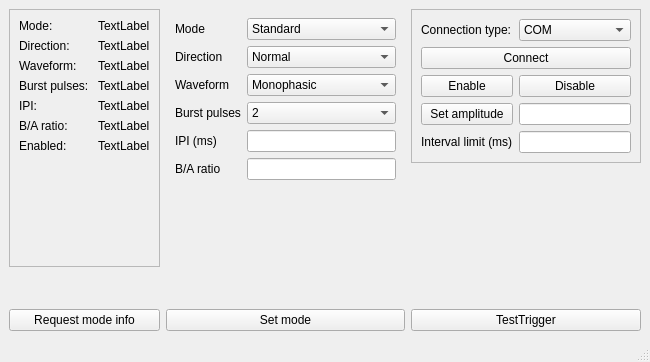
<?xml version="1.0" encoding="UTF-8"?>
<ui version="4.0">
 <class>TMSwindow</class>
 <widget class="QMainWindow" name="TMSwindow">
  <property name="geometry">
   <rect>
    <x>0</x>
    <y>0</y>
    <width>650</width>
    <height>362</height>
   </rect>
  </property>
  <property name="windowTitle">
   <string>MainWindow</string>
  </property>
  <widget class="QWidget" name="centralwidget">
   <layout class="QGridLayout" name="gridLayout_2">
    <item row="2" column="1">
     <widget class="QPushButton" name="SetMode">
      <property name="text">
       <string>Set mode</string>
      </property>
     </widget>
    </item>
    <item row="2" column="2">
     <widget class="QPushButton" name="testTrigger">
      <property name="text">
       <string>TestTrigger</string>
      </property>
     </widget>
    </item>
    <item row="0" column="0">
     <widget class="QFrame" name="frame_2">
      <property name="frameShape">
       <enum>QFrame::StyledPanel</enum>
      </property>
      <property name="frameShadow">
       <enum>QFrame::Raised</enum>
      </property>
      <layout class="QFormLayout" name="formLayout">
       <item row="0" column="0">
        <widget class="QLabel" name="label_2">
         <property name="text">
          <string>Mode:</string>
         </property>
        </widget>
       </item>
       <item row="0" column="1">
        <widget class="QLabel" name="ModeLabel">
         <property name="text">
          <string>TextLabel</string>
         </property>
        </widget>
       </item>
       <item row="1" column="0">
        <widget class="QLabel" name="label_13">
         <property name="text">
          <string>Direction:</string>
         </property>
        </widget>
       </item>
       <item row="1" column="1">
        <widget class="QLabel" name="DirectionLabel">
         <property name="text">
          <string>TextLabel</string>
         </property>
        </widget>
       </item>
       <item row="2" column="0">
        <widget class="QLabel" name="label_8">
         <property name="text">
          <string>Waveform:</string>
         </property>
        </widget>
       </item>
       <item row="2" column="1">
        <widget class="QLabel" name="WaveformLabel">
         <property name="text">
          <string>TextLabel</string>
         </property>
        </widget>
       </item>
       <item row="3" column="0">
        <widget class="QLabel" name="label_7">
         <property name="text">
          <string>Burst pulses: </string>
         </property>
        </widget>
       </item>
       <item row="3" column="1">
        <widget class="QLabel" name="BurstPulsesLabel">
         <property name="text">
          <string>TextLabel</string>
         </property>
        </widget>
       </item>
       <item row="4" column="0">
        <widget class="QLabel" name="label_6">
         <property name="text">
          <string>IPI:</string>
         </property>
        </widget>
       </item>
       <item row="4" column="1">
        <widget class="QLabel" name="IPILabel">
         <property name="text">
          <string>TextLabel</string>
         </property>
        </widget>
       </item>
       <item row="6" column="0">
        <widget class="QLabel" name="label_3">
         <property name="text">
          <string>Enabled:</string>
         </property>
        </widget>
       </item>
       <item row="6" column="1">
        <widget class="QLabel" name="EnabledLabel">
         <property name="text">
          <string>TextLabel</string>
         </property>
        </widget>
       </item>
       <item row="5" column="0">
        <widget class="QLabel" name="label_4">
         <property name="text">
          <string>B/A ratio:</string>
         </property>
        </widget>
       </item>
       <item row="5" column="1">
        <widget class="QLabel" name="BAratioLabel">
         <property name="text">
          <string>TextLabel</string>
         </property>
        </widget>
       </item>
      </layout>
     </widget>
    </item>
    <item row="2" column="0">
     <widget class="QPushButton" name="RequestInfo">
      <property name="text">
       <string>Request mode info</string>
      </property>
     </widget>
    </item>
    <item row="0" column="1" alignment="Qt::AlignTop">
     <widget class="QFrame" name="formFrame">
      <layout class="QFormLayout" name="formLayout_2">
       <item row="0" column="0">
        <widget class="QLabel" name="label_16">
         <property name="text">
          <string>Mode</string>
         </property>
        </widget>
       </item>
       <item row="0" column="1">
        <widget class="QComboBox" name="comboBoxMode">
         <item>
          <property name="text">
           <string>Standard</string>
          </property>
         </item>
         <item>
          <property name="text">
           <string>Power</string>
          </property>
         </item>
         <item>
          <property name="text">
           <string>Twin</string>
          </property>
         </item>
         <item>
          <property name="text">
           <string>Dual</string>
          </property>
         </item>
        </widget>
       </item>
       <item row="1" column="0">
        <widget class="QLabel" name="label_17">
         <property name="text">
          <string>Direction</string>
         </property>
        </widget>
       </item>
       <item row="1" column="1">
        <widget class="QComboBox" name="comboBoxDirection">
         <item>
          <property name="text">
           <string>Normal</string>
          </property>
         </item>
         <item>
          <property name="text">
           <string>Reverse</string>
          </property>
         </item>
        </widget>
       </item>
       <item row="2" column="0">
        <widget class="QLabel" name="label_18">
         <property name="text">
          <string>Waveform</string>
         </property>
        </widget>
       </item>
       <item row="2" column="1">
        <widget class="QComboBox" name="comboBoxWaveform">
         <item>
          <property name="text">
           <string>Monophasic</string>
          </property>
         </item>
         <item>
          <property name="text">
           <string>Biphasic</string>
          </property>
         </item>
         <item>
          <property name="text">
           <string>Half sine</string>
          </property>
         </item>
         <item>
          <property name="text">
           <string>Biphasic burst</string>
          </property>
         </item>
        </widget>
       </item>
       <item row="3" column="0">
        <widget class="QLabel" name="label_19">
         <property name="text">
          <string>Burst pulses</string>
         </property>
        </widget>
       </item>
       <item row="3" column="1">
        <widget class="QComboBox" name="comboBoxBurstPulses">
         <item>
          <property name="text">
           <string>2</string>
          </property>
         </item>
         <item>
          <property name="text">
           <string>3</string>
          </property>
         </item>
         <item>
          <property name="text">
           <string>4</string>
          </property>
         </item>
         <item>
          <property name="text">
           <string>5</string>
          </property>
         </item>
        </widget>
       </item>
       <item row="4" column="0">
        <widget class="QLabel" name="label_20">
         <property name="text">
          <string>IPI (ms)</string>
         </property>
        </widget>
       </item>
       <item row="4" column="1">
        <widget class="QLineEdit" name="lineEditIPI"/>
       </item>
       <item row="5" column="0">
        <widget class="QLabel" name="label_21">
         <property name="text">
          <string>B/A ratio</string>
         </property>
        </widget>
       </item>
       <item row="5" column="1">
        <widget class="QLineEdit" name="lineEditBAratio"/>
       </item>
      </layout>
     </widget>
    </item>
    <item row="0" column="2" alignment="Qt::AlignTop">
     <widget class="QFrame" name="frame">
      <property name="maximumSize">
       <size>
        <width>230</width>
        <height>16777215</height>
       </size>
      </property>
      <property name="frameShape">
       <enum>QFrame::StyledPanel</enum>
      </property>
      <property name="frameShadow">
       <enum>QFrame::Raised</enum>
      </property>
      <layout class="QGridLayout" name="gridLayout">
       <item row="3" column="1">
        <widget class="QLineEdit" name="amplitudeLineEdit"/>
       </item>
       <item row="4" column="0">
        <widget class="QLabel" name="label">
         <property name="text">
          <string>Interval limit (ms)</string>
         </property>
        </widget>
       </item>
       <item row="3" column="0">
        <widget class="QPushButton" name="setAmplitude">
         <property name="text">
          <string>Set amplitude</string>
         </property>
        </widget>
       </item>
       <item row="2" column="1">
        <widget class="QPushButton" name="disable">
         <property name="text">
          <string>Disable</string>
         </property>
        </widget>
       </item>
       <item row="1" column="0" colspan="2">
        <widget class="QPushButton" name="connectTrigger">
         <property name="text">
          <string>Connect</string>
         </property>
        </widget>
       </item>
       <item row="4" column="1">
        <widget class="QLineEdit" name="TimeLimitLineEdit"/>
       </item>
       <item row="2" column="0">
        <widget class="QPushButton" name="enable">
         <property name="text">
          <string>Enable</string>
         </property>
        </widget>
       </item>
       <item row="0" column="1">
        <widget class="QComboBox" name="comboBox_connectionType">
         <item>
          <property name="text">
           <string>COM</string>
          </property>
         </item>
         <item>
          <property name="text">
           <string>TTL</string>
          </property>
         </item>
        </widget>
       </item>
       <item row="0" column="0">
        <widget class="QLabel" name="label_5">
         <property name="text">
          <string>Connection type:</string>
         </property>
        </widget>
       </item>
      </layout>
     </widget>
    </item>
    <item row="1" column="1">
     <widget class="QLabel" name="SetModeError">
      <property name="maximumSize">
       <size>
        <width>16777215</width>
        <height>30</height>
       </size>
      </property>
      <property name="text">
       <string/>
      </property>
     </widget>
    </item>
    <item row="1" column="0">
     <widget class="QLabel" name="RequestInfoError">
      <property name="maximumSize">
       <size>
        <width>16777215</width>
        <height>30</height>
       </size>
      </property>
      <property name="text">
       <string/>
      </property>
     </widget>
    </item>
   </layout>
  </widget>
  <widget class="QMenuBar" name="menubar">
   <property name="geometry">
    <rect>
     <x>0</x>
     <y>0</y>
     <width>650</width>
     <height>22</height>
    </rect>
   </property>
  </widget>
  <widget class="QStatusBar" name="statusbar"/>
 </widget>
 <resources/>
 <connections/>
</ui>
